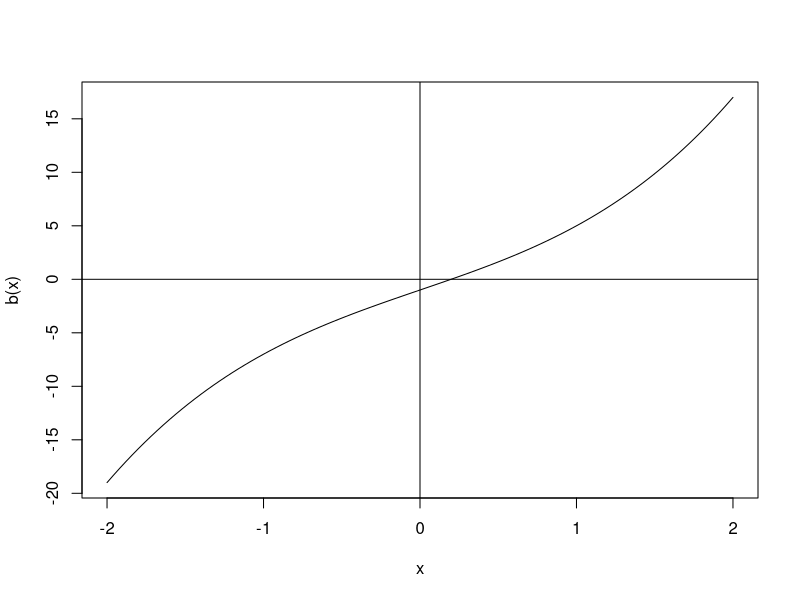
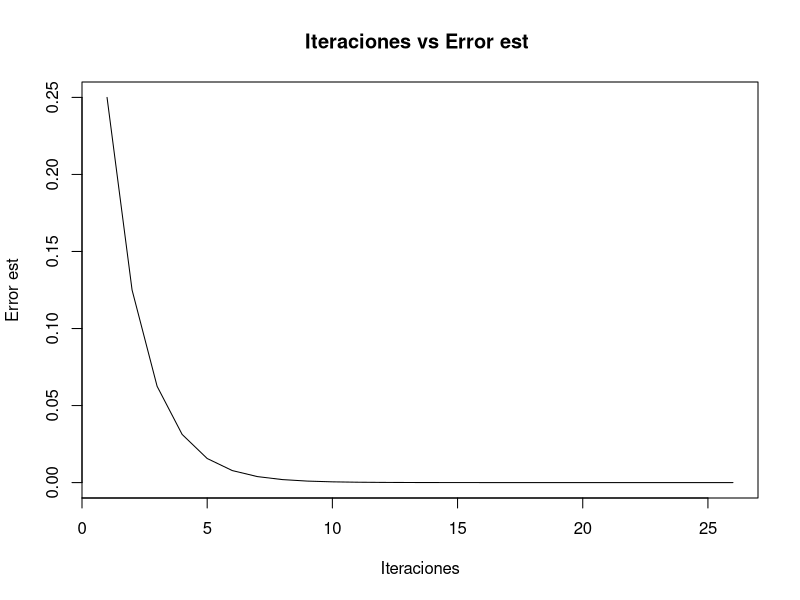

These figures' R source, in order:
biseccion <- function(f, xa, xb, tol){
  cont = 0
  array1 <- c()
  if( sign(f(xa)) == sign(f(xb)) ){ 
    stop("f(xa) y f(xb) tienen el mismo signo") }
  # a = min(xa,xb)
  # b = max(xa,xb)
  a = xa; b = xb
  k=0
  #Par imprimir estado
  cat("----------------------------------------------------------\n")
  cat(formatC( c("a","b","m","Error est."), width = -15, format = "f", flag = " "), "\n") 
  cat("----------------------------------------------------------\n")
  repeat{
    cont = cont+1
    m = a + 0.5*(b-a)
    if( f(m)==0 ){ cat("Cero de f en [",xa,",",xb,"] es: ", m ) }
    if( sign(f(a)) != sign(f(m)) ){
      b=m
    } else { a = m }
    dx = (b-a)/2
    array1 <- c(array1,dx)
    # imprimir estado
    cat(formatC( c(a,b,m,dx), digits=7, width = -15, format = "f", flag = " "), "\n") 
    k = k+1
    #until
    if( dx < tol ){
      cat("----------------------------------------------------------\n\n") 
      cat("Cero de f en [",xa,",",xb,"] es approx: ", m, "con error <=", dx) 
      cat("\n iteraciones", cont)
      x <- seq(1, cont, by=1)
      plot(x,array1,
           pch = 19,
           main = "Iteraciones vs Error est ",
           xlab = "Iteraciones",
           ylab = "Error est",
           type = "l")
      break;
    }
  } #repeat
}
## Pruebas
b = function(x) (x^3+5*x-1)
curve(b, -2,2); abline(h=0, v=0) #gráfico para decidir un intervalo
biseccion(b, 0, 1, 0.00000001)

